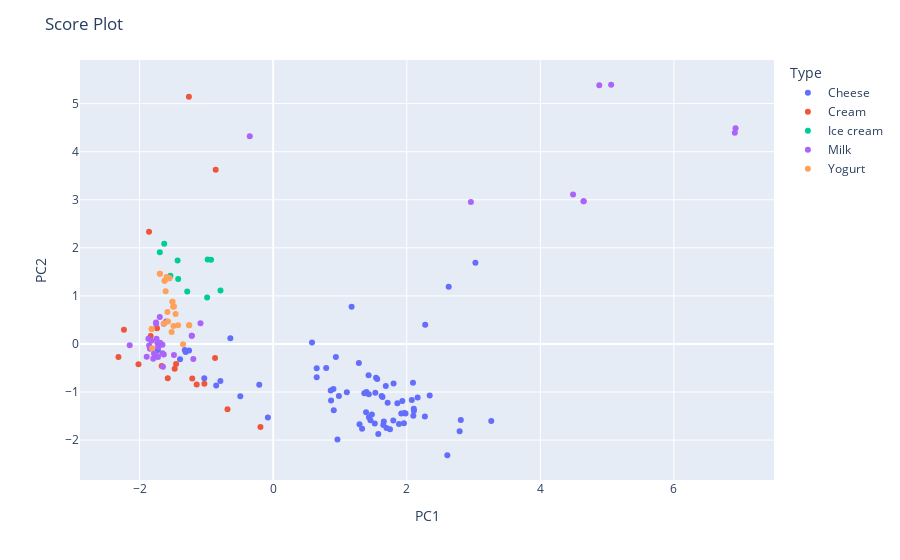

Notebook code for this chart:
### Code cell
fig = px.scatter(pca2_results, x = 0, y = 1, color = type_data['Type']) # create 2D scoreplot for PC1 and PC2
fig.update_layout(
    title='Score Plot',
    xaxis_title="PC1",
    yaxis_title="PC2",
    legend_title="Type"
)

fig.show()

### Figure 1 — Plotly figure (JSON) as saved in the notebook; plotly's stock layout.template omitted (floating-point values rounded to 4 significant figures)
{"data": [{"hovertemplate": "color=Cheese<br>0=%{x}<br>1=%{y}<extra></extra>", "legendgroup": "Cheese", "marker": {"color": "#636efa", "symbol": "circle"}, "mode": "markers", "name": "Cheese", "orientation": "v", "showlegend": true, "type": "scatter", "x": [0.7936, -1.259, -0.4922, 1.103, 1.434, 2.271, 0.6515, -0.6413, 1.803, 1.428, 1.541, 2.628, 2.343, 2.608, 1.283, 2.792, 2.099, 2.107, 2.076, 2.162, 2.809, 3.265, 0.8621, 0.9624, 1.558, 1.686, 1.456, 1.883, 1.521, 1.957, 1.574, 1.964, 1.981, 1.293, 1.391, 2.105, -0.2088, 1.696, 1.656, 1.86, 1.478, 1.749, 1.918, 1.432, 1.714, 1.637, 0.9069, 1.529, 1.649, -1.323, 0.9839, 1.798, 0.8664, 1.365, -0.853, 1.331, -1.394, 1.396, 1.624, -0.07966, 2.276, 1.933, -1.311, -1.032, -0.7905, 0.9022, 2.093, -1.726, 0.6516, 3.028, 0.9383, 0.5813, 1.174], "xaxis": "x", "y": [-0.499, -0.1387, -1.091, -1.003, -1.525, -1.508, -0.6941, 0.1173, -0.821, -0.6492, -0.7038, 1.19, -1.071, -2.316, -0.3947, -1.816, -1.491, -1.39, -1.165, -1.115, -1.582, -1.606, -0.9674, -1.99, -0.7291, -0.8734, -1.588, -1.666, -1.655, -1.652, -1.873, -1.438, -1.447, -1.672, -1.423, -1.348, -0.849, -1.75, -1.611, -1.234, -1.468, -1.776, -1.447, -1.047, -1.223, -1.103, -1.38, -1.016, -1.684, -0.1239, -1.082, -1.592, -1.178, -1.027, -0.8651, -1.763, -0.3169, -1.001, -1.085, -1.533, 0.401, -1.187, -0.167, -0.7133, -0.7706, -0.938, -0.8084, -0.1267, -0.5046, 1.688, -0.2709, 0.03031, 0.7755], "yaxis": "y"}, {"hovertemplate": "color=Cream<br>0=%{x}<br>1=%{y}<extra></extra>", "legendgroup": "Cream", "marker": {"color": "#EF553B", "symbol": "circle"}, "mode": "markers", "name": "Cream", "orientation": "v", "showlegend": true, "type": "scatter", "x": [-0.8703, -1.03, -1.669, -1.212, -1.475, -1.859, -0.1905, -0.6839, -1.146, -1.578, -1.454, -2.017, -1.739, -2.317, -2.235, -1.835, -0.8609, -1.262], "xaxis": "x", "y": [-0.2914, -0.8304, -0.4565, -0.7179, -0.5139, 2.334, -1.729, -1.357, -0.8419, -0.7157, -0.4175, -0.4226, 0.3292, -0.2703, 0.2931, 0.1662, 3.626, 5.141], "yaxis": "y"}, {"hovertemplate": "color=Ice cream<br>0=%{x}<br>1=%{y}<extra></extra>", "legendgroup": "Ice cream", "marker": {"color": "#00cc96", "symbol": "circle"}, "mode": "markers", "name": "Ice cream", "orientation": "v", "showlegend": true, "type": "scatter", "x": [-1.287, -0.989, -0.9812, -0.9307, -1.431, -1.631, -1.697, -1.539, -0.7887, -1.423], "xaxis": "x", "y": [1.093, 0.965, 1.76, 1.751, 1.737, 2.084, 1.906, 1.419, 1.114, 1.353], "yaxis": "y"}, {"hovertemplate": "color=Milk<br>0=%{x}<br>1=%{y}<extra></extra>", "legendgroup": "Milk", "marker": {"color": "#ab63fa", "symbol": "circle"}, "mode": "markers", "name": "Milk", "orientation": "v", "showlegend": true, "type": "scatter", "x": [-1.72, -1.72, -1.754, -1.753, -1.603, -1.698, -1.796, -1.894, -1.857, -1.657, -1.735, -1.699, -1.869, 4.648, 4.648, 2.96, 6.923, 5.06, 6.912, 4.882, -1.782, -1.845, -1.739, -1.724, -1.823, -1.697, -1.686, -1.651, -1.196, -1.781, -1.746, -1.638, -1.657, -2.148, -1.486, -1.219, -1.219, -1.088, -1.638, -0.3505, 4.49], "xaxis": "x", "y": [-0.05429, -0.05572, 0.4475, 0.4226, 0.4686, 0.5623, -0.3063, -0.2667, -0.03217, -0.01408, 0.02375, 0.02664, 0.1093, 2.969, 2.969, 2.956, 4.486, 5.393, 4.395, 5.383, -0.1987, -0.1003, -0.2486, -0.2699, 0.06828, 0.006639, 0.01615, -0.4735, -0.312, -0.1992, 0.1058, -0.2174, -0.1916, -0.02602, -0.2296, 0.1727, 0.1727, 0.4318, 0.4224, 4.321, 3.109], "yaxis": "y"}, {"hovertemplate": "color=Yogurt<br>0=%{x}<br>1=%{y}<extra></extra>", "legendgroup": "Yogurt", "marker": {"color": "#FFA15A", "symbol": "circle"}, "mode": "markers", "name": "Yogurt", "orientation": "v", "showlegend": true, "type": "scatter", "x": [-1.697, -1.424, -1.35, -1.812, -1.521, -1.82, -1.82, -1.493, -1.583, -1.462, -1.499, -1.485, -1.575, -1.509, -1.509, -1.258, -1.258, -1.635, -1.625, -1.625, -1.597, -1.554, -1.554, -1.61, -1.697], "xaxis": "x", "y": [1.462, 0.3914, -0.004974, -0.08747, 0.2466, 0.3112, 0.3112, 0.3712, 0.6661, 0.6221, 0.7747, 0.7771, 0.4687, 0.88, 0.88, 0.3912, 0.3912, 0.4272, 1.315, 1.315, 1.394, 1.365, 1.365, 1.097, 1.462], "yaxis": "y"}], "layout": {"legend": {"title": {"text": "Type"}, "tracegroupgap": 0}, "margin": {"t": 60}, "title": {"text": "Score Plot"}, "xaxis": {"anchor": "y", "domain": [0, 1], "title": {"text": "PC1"}}, "yaxis": {"anchor": "x", "domain": [0, 1], "title": {"text": "PC2"}}}}
